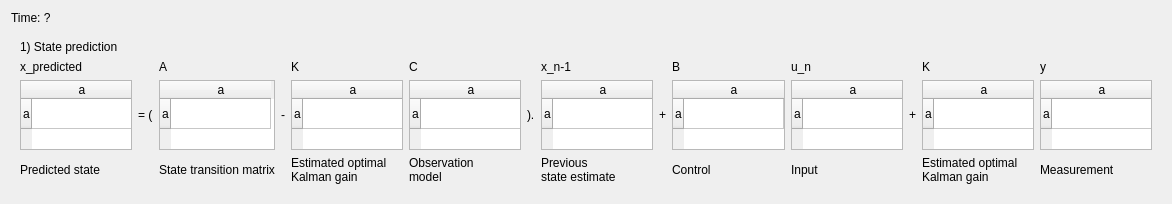
<?xml version="1.0" encoding="UTF-8"?>
<ui version="4.0">
 <class>QtSteadyStateKalmanFilterCalculationDialog</class>
 <widget class="QDialog" name="QtSteadyStateKalmanFilterCalculationDialog">
  <property name="geometry">
   <rect>
    <x>0</x>
    <y>0</y>
    <width>1172</width>
    <height>187</height>
   </rect>
  </property>
  <property name="windowTitle">
   <string>Dialog</string>
  </property>
  <property name="windowIcon">
   <iconset resource="KalmanFilterer.qrc">
    <normaloff>:/images/pics/R.png</normaloff>:/images/pics/R.png</iconset>
  </property>
  <layout class="QVBoxLayout" name="verticalLayout">
   <item>
    <widget class="QLabel" name="label_time">
     <property name="text">
      <string>Time: ?</string>
     </property>
    </widget>
   </item>
   <item>
    <widget class="QWidget" name="widget_1" native="true">
     <layout class="QGridLayout" name="gridLayout">
      <item row="0" column="0" colspan="2">
       <widget class="QLabel" name="label_title_1">
        <property name="text">
         <string>1) State prediction</string>
        </property>
       </widget>
      </item>
      <item row="1" column="0">
       <widget class="QLabel" name="label_top_1_1">
        <property name="text">
         <string>x_predicted</string>
        </property>
       </widget>
      </item>
      <item row="1" column="2">
       <widget class="QLabel" name="label_top_2_1">
        <property name="text">
         <string>A</string>
        </property>
       </widget>
      </item>
      <item row="1" column="4">
       <widget class="QLabel" name="label_top_3_1">
        <property name="text">
         <string>K</string>
        </property>
       </widget>
      </item>
      <item row="1" column="5">
       <widget class="QLabel" name="label_top_4_1">
        <property name="text">
         <string>C</string>
        </property>
       </widget>
      </item>
      <item row="1" column="7">
       <widget class="QLabel" name="label_top_5_1">
        <property name="text">
         <string>x_n-1</string>
        </property>
       </widget>
      </item>
      <item row="1" column="9">
       <widget class="QLabel" name="label_top_6_1">
        <property name="text">
         <string>B</string>
        </property>
       </widget>
      </item>
      <item row="1" column="10">
       <widget class="QLabel" name="label_top_7_1">
        <property name="text">
         <string>u_n</string>
        </property>
       </widget>
      </item>
      <item row="1" column="12">
       <widget class="QLabel" name="label_top_8_1">
        <property name="text">
         <string>K</string>
        </property>
       </widget>
      </item>
      <item row="1" column="13">
       <widget class="QLabel" name="label_top_9_1">
        <property name="text">
         <string>y</string>
        </property>
       </widget>
      </item>
      <item row="2" column="0">
       <widget class="QTableWidget" name="table_state_predicted">
        <row>
         <property name="text">
          <string>a</string>
         </property>
        </row>
        <column>
         <property name="text">
          <string>a</string>
         </property>
        </column>
       </widget>
      </item>
      <item row="2" column="1">
       <widget class="QLabel" name="label_math_1">
        <property name="text">
         <string>= (</string>
        </property>
       </widget>
      </item>
      <item row="2" column="2">
       <widget class="QTableWidget" name="table_state_transition">
        <row>
         <property name="text">
          <string>a</string>
         </property>
        </row>
        <column>
         <property name="text">
          <string>a</string>
         </property>
        </column>
       </widget>
      </item>
      <item row="2" column="3">
       <widget class="QLabel" name="label_math_2">
        <property name="text">
         <string>-</string>
        </property>
       </widget>
      </item>
      <item row="2" column="4">
       <widget class="QTableWidget" name="table_gain_1">
        <row>
         <property name="text">
          <string>a</string>
         </property>
        </row>
        <column>
         <property name="text">
          <string>a</string>
         </property>
        </column>
       </widget>
      </item>
      <item row="2" column="5">
       <widget class="QTableWidget" name="table_observation_model">
        <row>
         <property name="text">
          <string>a</string>
         </property>
        </row>
        <column>
         <property name="text">
          <string>a</string>
         </property>
        </column>
       </widget>
      </item>
      <item row="2" column="6">
       <widget class="QLabel" name="label_math_3">
        <property name="text">
         <string>).</string>
        </property>
       </widget>
      </item>
      <item row="2" column="7">
       <widget class="QTableWidget" name="table_previous_state_estimate">
        <row>
         <property name="text">
          <string>a</string>
         </property>
        </row>
        <column>
         <property name="text">
          <string>a</string>
         </property>
        </column>
       </widget>
      </item>
      <item row="2" column="8">
       <widget class="QLabel" name="label_math_4">
        <property name="text">
         <string>+</string>
        </property>
       </widget>
      </item>
      <item row="2" column="9">
       <widget class="QTableWidget" name="table_control">
        <row>
         <property name="text">
          <string>a</string>
         </property>
        </row>
        <column>
         <property name="text">
          <string>a</string>
         </property>
        </column>
       </widget>
      </item>
      <item row="2" column="10">
       <widget class="QTableWidget" name="table_input">
        <row>
         <property name="text">
          <string>a</string>
         </property>
        </row>
        <column>
         <property name="text">
          <string>a</string>
         </property>
        </column>
       </widget>
      </item>
      <item row="2" column="11">
       <widget class="QLabel" name="label_math_5">
        <property name="text">
         <string>+</string>
        </property>
       </widget>
      </item>
      <item row="2" column="12">
       <widget class="QTableWidget" name="table_gain_2">
        <row>
         <property name="text">
          <string>a</string>
         </property>
        </row>
        <column>
         <property name="text">
          <string>a</string>
         </property>
        </column>
       </widget>
      </item>
      <item row="2" column="13">
       <widget class="QTableWidget" name="table_measurement">
        <row>
         <property name="text">
          <string>a</string>
         </property>
        </row>
        <column>
         <property name="text">
          <string>a</string>
         </property>
        </column>
       </widget>
      </item>
      <item row="3" column="0">
       <widget class="QLabel" name="label_bottom_1_1">
        <property name="text">
         <string>Predicted state</string>
        </property>
       </widget>
      </item>
      <item row="3" column="2">
       <widget class="QLabel" name="label_bottom_2_1">
        <property name="text">
         <string>State transition matrix</string>
        </property>
       </widget>
      </item>
      <item row="3" column="4">
       <widget class="QLabel" name="label_bottom_3_1">
        <property name="text">
         <string>Estimated optimal
Kalman gain</string>
        </property>
       </widget>
      </item>
      <item row="3" column="5">
       <widget class="QLabel" name="label_bottom_4_1">
        <property name="text">
         <string>Observation
model</string>
        </property>
       </widget>
      </item>
      <item row="3" column="7">
       <widget class="QLabel" name="label_bottom_5_1">
        <property name="text">
         <string>Previous
state estimate</string>
        </property>
       </widget>
      </item>
      <item row="3" column="9">
       <widget class="QLabel" name="label_bottom_6_1">
        <property name="text">
         <string>Control</string>
        </property>
       </widget>
      </item>
      <item row="3" column="10">
       <widget class="QLabel" name="label_bottom_7_1">
        <property name="text">
         <string>Input</string>
        </property>
       </widget>
      </item>
      <item row="3" column="12">
       <widget class="QLabel" name="label_bottom_8">
        <property name="text">
         <string>Estimated optimal
Kalman gain</string>
        </property>
       </widget>
      </item>
      <item row="3" column="13">
       <widget class="QLabel" name="label_bottom_9">
        <property name="text">
         <string>Measurement</string>
        </property>
       </widget>
      </item>
     </layout>
    </widget>
   </item>
  </layout>
 </widget>
 <resources>
  <include location="KalmanFilterer.qrc"/>
 </resources>
 <connections/>
</ui>
